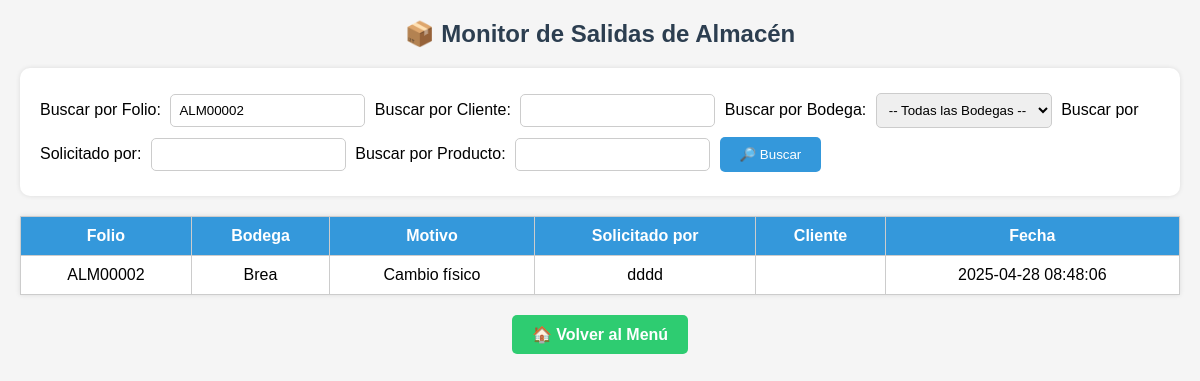
The app's page /salidas_recolecciones/monitor_salidas_almacen.php?buscar_folio=ALM00002 (signed in) with its own data.
### tables this page shows
CREATE TABLE `salidas_almacen` (
  `id` int(11) NOT NULL,
  `folio` varchar(20) NOT NULL,
  `bodega` varchar(50) NOT NULL,
  `motivo_salida` varchar(100) NOT NULL,
  `solicitado_por` varchar(100) NOT NULL,
  `dirigido_a` varchar(100) NOT NULL,
  `numero_cliente` varchar(20) NOT NULL,
  `nombre_cliente` varchar(255) DEFAULT NULL,
  `direccion_cliente` text DEFAULT NULL,
  `telefono_destino` varchar(20) DEFAULT NULL,
  `destinatario` varchar(100) DEFAULT NULL,
  `comentarios` text DEFAULT NULL,
  `usuario_registro` varchar(100) DEFAULT NULL,
  `fecha_registro` datetime DEFAULT NULL
);

### salidas_recolecciones/monitor_salidas_almacen.php (the view, shortened to what this page needs)
<?php
require 'conexion.php';
$buscar_folio = isset($_GET['buscar_folio']) ? $_GET['buscar_folio'] : '';
$buscar_cliente = isset($_GET['buscar_cliente']) ? $_GET['buscar_cliente'] : '';
$buscar_solicitado = isset($_GET['buscar_solicitado']) ? $_GET['buscar_solicitado'] : '';
$buscar_producto = isset($_GET['buscar_producto']) ? $_GET['buscar_producto'] : '';
$query = "SELECT DISTINCT sa.*
          FROM salidas_almacen sa
          LEFT JOIN detalle_salidas_almacen dsa ON sa.id = dsa.id_salida
          WHERE 1";
if (!empty($buscar_folio)) {
    $query .= " AND sa.folio LIKE '%$buscar_folio%'";
}
$query .= " ORDER BY sa.fecha_registro DESC";
$result = $conn->query($query);
?>
<!DOCTYPE html>
<html lang="es">
<head>
</head>
<body>
<h2>📦 Monitor de Salidas de Almacén</h2>
<form method="GET" action="monitor_salidas_almacen.php">
    <label>Buscar por Folio:</label>
    <input type="text" name="buscar_folio" value="<?php echo htmlspecialchars($buscar_folio); ?>">
    <label>Buscar por Cliente:</label>
    <input type="text" name="buscar_cliente" value="<?php echo htmlspecialchars($buscar_cliente); ?>">
    <label>Buscar por Bodega:</label>
    <select name="buscar_bodega">
        <option value="">-- Todas las Bodegas --</option>
    </select>
    <label>Buscar por Solicitado por:</label>
    <input type="text" name="buscar_solicitado" value="<?php echo htmlspecialchars($buscar_solicitado); ?>">
    <label>Buscar por Producto:</label>
    <input type="text" name="buscar_producto" value="<?php echo htmlspecialchars($buscar_producto); ?>">
    <button type="submit">🔎 Buscar</button>
</form>
<table>
    <thead>
        <tr>
            <th>Folio</th>
            <th>Bodega</th>
            <th>Motivo</th>
            <th>Solicitado por</th>
            <th>Cliente</th>
            <th>Fecha</th>
        </tr>
    </thead>
    <tbody>
        <?php
        if ($result && $result->num_rows > 0) {
            while ($row = $result->fetch_assoc()) {
                echo "<tr>";
                echo "<td>" . htmlspecialchars($row['folio']) . "</td>";
                echo "<td>" . htmlspecialchars($row['bodega']) . "</td>";
                echo "<td>" . htmlspecialchars($row['motivo_salida']) . "</td>";
                echo "<td>" . htmlspecialchars($row['solicitado_por']) . "</td>";
                echo "<td>" . htmlspecialchars($row['nombre_cliente']) . "</td>";
                echo "<td>" . htmlspecialchars($row['fecha_registro']) . "</td>";
                echo "</tr>";
            }
        } else {
            echo "<tr><td colspan='6'>No se encontraron resultados.</td></tr>";
        }
        ?>
    </tbody>
</table>
<div class="volver">
    <a href="menu.php">🏠 Volver al Menú</a>
</div>
</body>
</html>

### salidas_recolecciones/monitor_salidas_almacen.php (style rules this page uses)
body { font-family: Arial, sans-serif; margin: 20px; background-color: #f5f5f5; }
h2 { text-align: center; color: #2c3e50; }
form { background: white; padding: 20px; border-radius: 10px; margin-bottom: 20px; box-shadow: 0 0 5px rgba(0,0,0,0.1); }
input, select { padding: 8px; margin: 5px; border-radius: 5px; border: 1px solid #ccc; }
button { padding: 10px 20px; background-color: #3498db; color: white; border: none; border-radius: 5px; cursor: pointer; }
table { width: 100%; border-collapse: collapse; background: white; box-shadow: 0 0 5px rgba(0,0,0,0.1); margin-top: 20px; }
th, td { border: 1px solid #ccc; padding: 10px; text-align: center; }
th { background-color: #3498db; color: white; }
.volver { margin-top: 20px; display: flex; justify-content: center; }
.volver a { text-decoration: none; padding: 10px 20px; background-color: #2ecc71; color: white; border-radius: 5px; font-weight: bold; }

### records on screen
salidas_almacen: folio "ALM00002", bodega "Brea", motivo_salida "Cambio físico", solicitado_por "dddd", fecha_registro "2025-04-28 08:48:06"
